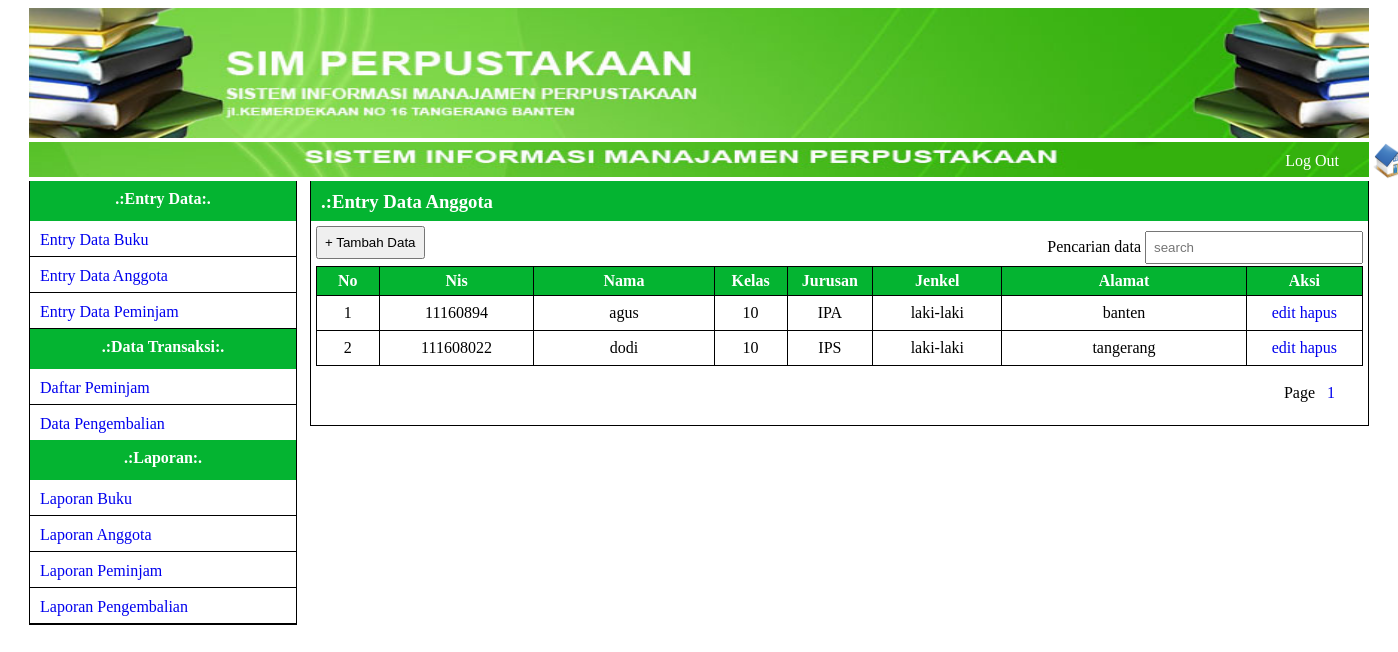
/anggota.php, run on the app's committed database.
### tables this page shows
CREATE TABLE `anggota` (
  `nis` int(13) NOT NULL,
  `nama` varchar(10) NOT NULL,
  `kelas` int(2) NOT NULL,
  `jurusan` varchar(3) NOT NULL,
  `jenkel` varchar(10) NOT NULL,
  `alamat` text NOT NULL
);

### anggota.php (the view, shortened to what this page needs)
<?php
require_once 'themes/header.php';
?>
<div class="title">
	<h3>.:Entry Data Anggota</h3>
</div>
	<div class="tampiltabel">
		<button class="btn">+ Tambah Data</button>
		<div class="search">
			<label>Pencarian data</label>
			<input type="text" name="caridata" placeholder="search" id="caridata">
		</div>
		<table class="tabeldata">
			<thead>
				<tr>
					<th>No</th>
					<th>Nis</th>
					<th>Nama</th>
					<th>Kelas</th>
					<th>Jurusan</th>
					<th>Jenkel</th>
					<th>Alamat</th>
					<th>Aksi</th>
				</tr>
			</thead>
			<tbody id="mytable">
				<?php
				$conn = mysqli_connect("localhost","root","","project-perpustakaan");
				$per_page = 5;
				$page = isset($_GET['halaman'])?(int)$_GET['halaman']:1;
				$mulai = ($page>1) ? ($page * $per_page) - $per_page : 0;
				$query = mysqli_query($conn,("SELECT * FROM anggota limit $mulai,$per_page"));
				$sql = mysqli_query($conn,("SELECT * FROM anggota"));
				$total = mysqli_num_rows($sql);
				$pages = ceil($total/$per_page);
				$no = $mulai+1;
				while ( $data = mysqli_fetch_array($query))
					{
				?>
					<tr>
						<td width="5"><?php echo $no++; ?></td>
						<td width="80"><?php echo $data['nis']; ?></td>
						<td width="100"><?php echo $data['nama']; ?></td>
						<td width="5"><?php echo $data['kelas']; ?></td>
						<td width="5"><?php echo $data['jurusan']; ?></td>
						<td width="60"><?php echo $data['jenkel']; ?></td>
						<td width="150"><?php echo $data['alamat']; ?></td>
						<td width="50">
							<a href="#" class="edit" id="<?php echo $data['nis'];?>">edit</a>
							<a class="hapus" href="prosesanggota.php?aksi=hapusanggota&nis=<?php echo $data['nis'];?>">hapus</a>
						</td>
					</tr>
				<?php } ?>
			</tbody>
		</table>
		<div class="paging">
		Page<?php for ($i=1; $i<=$pages ; $i++) { ?>
		<a href="?halaman=<?php echo $i;?>"><?php echo $i; ?></a>
		<?php } ?>
	</div>
	</div>
	<?php include 'themes/footer.php'; ?>

### assets/style.css (style rules this page uses)
a { text-decoration: none; display: inline-block; }
.title { width: 100%; background-color: #04B431; height: 40px; margin-top: -24px; }
.title h3 { padding: 10px; color: white; }
.tampiltabel { width: 100%; padding: 5px; box-sizing: border-box; position: relative; }
.search { position: absolute; right: 5px; top: 10px; }
.search input { padding: 7px; width: 200px; }
.tabeldata { width: 100%; text-align: center; border-collapse: collapse; }
.tabeldata th { border: 1px solid black; padding: 5px 5px; }
.tabeldata td { border: 1px solid black; padding: 8px 20px; }
.tabeldata th { background-color: #04B431; color: white; }
.btn { padding: 7px; margin-bottom: 7px; }
.paging { width: 100%; text-align: right; padding: 10px; box-sizing: border-box; }
.paging a { padding: 8px; margin-right: 10px; }

### data on the page
anggota: nis "11160894", nama "agus", kelas "10", jurusan "IPA", jenkel "laki-laki", alamat "banten"
anggota: nis "111608022", nama "dodi", kelas "10", jurusan "IPS", jenkel "laki-laki", alamat "tangerang"
